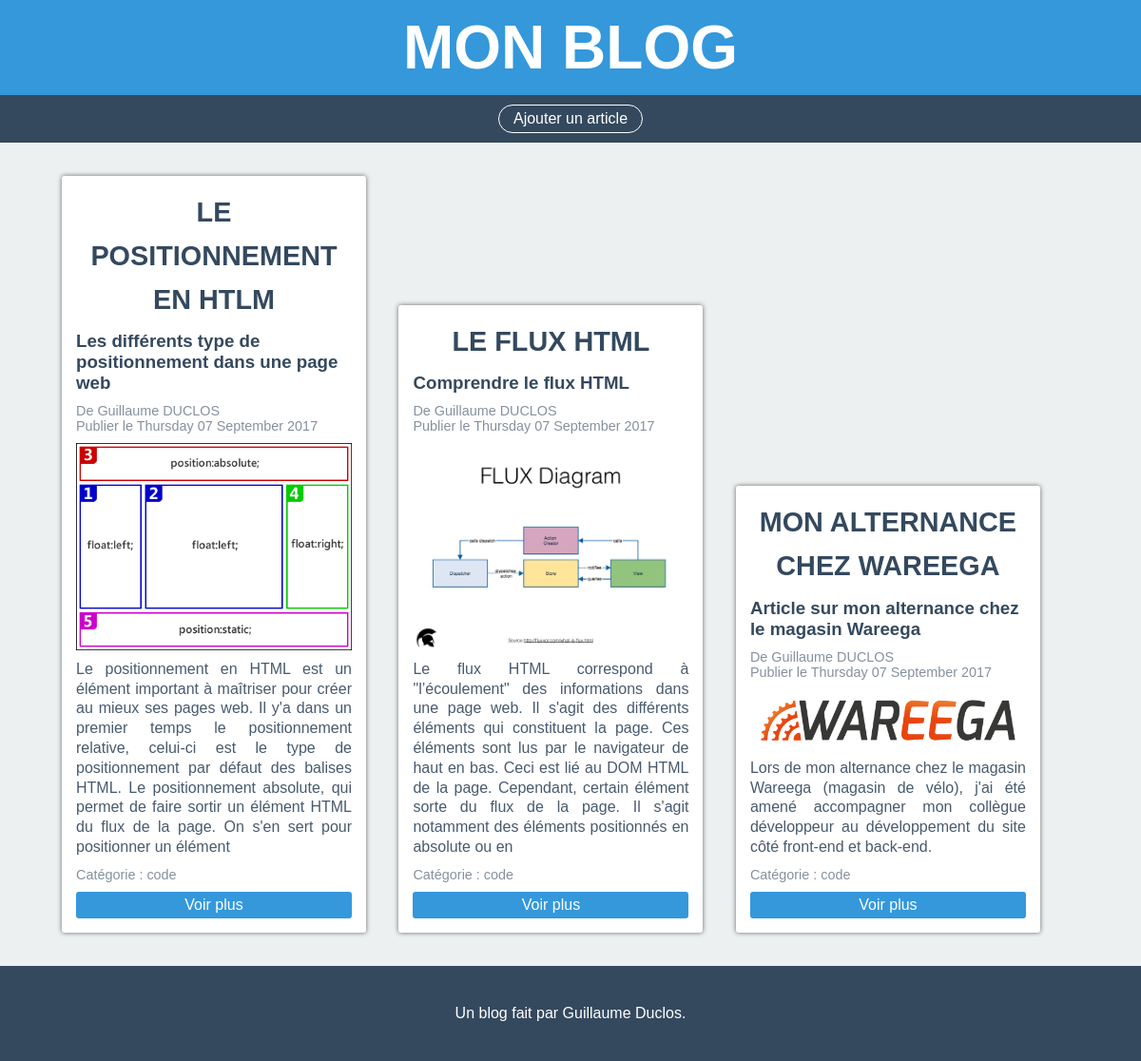
The page / on the database its author committed.
### tables this page shows
CREATE TABLE `article` (
  `id` int(11) NOT NULL,
  `title` varchar(255) NOT NULL,
  `sub_title` varchar(255) NOT NULL,
  `autor` varchar(255) NOT NULL,
  `date_time_publication` datetime NOT NULL,
  `content` text NOT NULL,
  `illustration` varchar(255) NOT NULL,
  `category` varchar(255) NOT NULL
);

### article.php (the view, shortened to what this page needs)
<?php
  require('bdd.php');
  $requete_get_post_article = $bdd->query('SELECT * FROM article ORDER BY date_time_publication DESC');
  $requete_get_nb_article = $bdd->query('SELECT COUNT(*) FROM article');
  $nb_article = $requete_get_nb_article->fetchColumn();
  function min_texte($texte, $limite) {
    $tab = explode(' ', $texte, ($limite + 1));
    if(count($tab) > $limite) {
      array_pop($tab);
    }
    return implode(' ', $tab);
  }
  if($nb_article > 0) {
    while($data = $requete_get_post_article->fetch()) {
      $date_time_publication = $data['date_time_publication'];
      $date_article = ucfirst(strftime('%A %d %B %Y', strtotime($date_time_publication)));
      ?>
      <div class="article min_article">
        <h2><?php echo $data['title']; ?></h2>
        <h3><?php echo $data['sub_title']; ?></h3>
        <p class="article-infos">De <?php echo $data['autor']; ?></p>
        <p class="article-infos">Publier le <?php echo $date_article; ?></p>
        <img src='article_img/<?php echo $data['illustration']; ?>'/>
        <p class="paragraphe"><?php echo min_texte($data['content'], 60); ?></p>
        <p class="article-infos">Catégorie : <?php echo $data['category']; ?></p>
        <?php echo '<a href="view_article.php?id=' .$data['id']. '">Voir plus</a>'; ?>
      </div>
      <?php
    }
  } else {
    ?> <p class="no_content">Aucun article de disponible pour le moment...</p> <?php
  }
?>

### index.php (shortened to what this page needs)
<!DOCTYPE html>
<html lang="fr">
  <head>
  <link rel="stylesheet" href="style.css" />
</head>
  <body>
    <?php require('header.php'); ?>
    <div class="block-article columns block-page">
      <?php require('article.php'); ?>
    </div>
    <?php require('footer.php'); ?>
  </body>
</html>

### header.php
<header>
  <div class="title flex">
    <h1><a href="index.php">Mon blog</a></h1>
  </div>
  <div class="menu flex">
    <a href="add_article.php" class="add-article">Ajouter un article</a>
  </div>
</header>

### footer.php
<footer class="flex">
  <p>Un blog fait par Guillaume Duclos.</p>
</footer>

### style.css (style rules this page uses)
* { margin: 0; padding: 0; box-sizing: border-box; text-decoration: none; }
html { min-height: 100%; }
body { background-color: #ecf0f1; font-family: 'Arial', sans-serif; position: relative; min-height: 100%; }
.block-page { padding: 0 50px 0 50px; width: 100%; }
.flex { display: flex; flex-direction: row; justify-content: space-around; }
header { background-color: #3498db; margin-bottom: 20px; }
.title { background-color: #3498db; height: 100px; }
h1 { margin: auto; }
h1 a { color: #ffffff; font-size: 2em; font-weight: bold; text-transform: uppercase; }
.menu { background-color: #34495e; width: 100%; height: 50px; }
.add-article { color: #ffffff; list-style-type: none; margin: auto; padding: 5px 15px 5px 15px; border: 1px solid #ffffff; border-radius: 30px; font-weight: lighter; cursor: pointer; }
.block-article { margin-top: 20px; }
.article { padding: 15px; border-radius: 3px; background-color: #ffffff; -moz-box-shadow: 0px 0px 5px 0px #656565; -webkit-box-shadow: 0px 0px 5px 0px #656565; -o-box-shadow: 0px 0px 5px 0px #656565; box-shadow: 0px 0px 5px 0px #656565; filter:progid:DXImageTransform.Microsoft.Shadow(color=#656565, Direction=NaN, Strength=5); }
.min_article { max-width: 320px; min-width: 250px; margin: 15px; display: inline-block; }
.columns { -webkit-column-gap: 15px; -webkit-column-fill: auto; -moz-column-gap: 15px; -moz-column-fill: auto; column-gap: 15px; column-fill: auto; }
h2 { text-align: center; font-size: 1.8em; line-height: 1.6em; color: #34495e; text-transform: uppercase; }
h3 { color: #34495e; margin: 10px 0 10px 0; }
.article-infos { opacity: .6; font-size: .9em; color: #34495e; }
.article img { display: block; width: 100%; margin: 10px 0 10px 0; }
.paragraphe { margin: 10px 0 10px 0; opacity: .9; text-align: justify; line-height: 1.3em; color: #34495e; }
.article a { display: block; margin: auto; color: #ffffff; padding: 5px 15px 5px 15px; background-color: #3498db; border-radius: 3px; text-align: center; margin-top: 10px; }
footer { background-color: #34495e; height: 100px; margin-top: 20px; text-align: center; }
footer p { margin: auto; color: #ffffff; }

### rows shown on the page
article: title "LE POSITIONNEMENT EN HTLM", sub_title "Les différents type de positionnement dans une page web", autor "Guillaume DUCLOS", date_time_publication "Thursday 07 September 2017", illustration (picture), content "Le positionnement en HTML est un élément important à maîtriser pour créer au mieux ses pages web. Il y'a dans un premier temps le positionnement relative, celui-ci est le type de positionnement par défaut des balises HTML. Le positionnement absolute, qui permet de faire sortir un élément HTML du flux de la page. On s'en sert pour positionner un élément", category "code"
article: title "LE FLUX HTML", sub_title "Comprendre le flux HTML", autor "Guillaume DUCLOS", date_time_publication "Thursday 07 September 2017", illustration (picture), content "Le flux HTML correspond à \"l’écoulement\" des informations dans une page web. Il s'agit des différents éléments qui constituent la page. Ces éléments sont lus par le navigateur de haut en bas. Ceci est lié au DOM HTML de la page. Cependant, certain élément sorte du flux de la page. Il s'agit notamment des éléments positionnés en absolute ou en", category "code"
article: title "MON ALTERNANCE CHEZ WAREEGA", sub_title "Article sur mon alternance chez le magasin Wareega", autor "Guillaume DUCLOS", date_time_publication "Thursday 07 September 2017", illustration (picture), content "Lors de mon alternance chez le magasin Wareega (magasin de vélo), j'ai été amené accompagner mon collègue développeur au développement du site côté front-end et back-end.", category "code"
